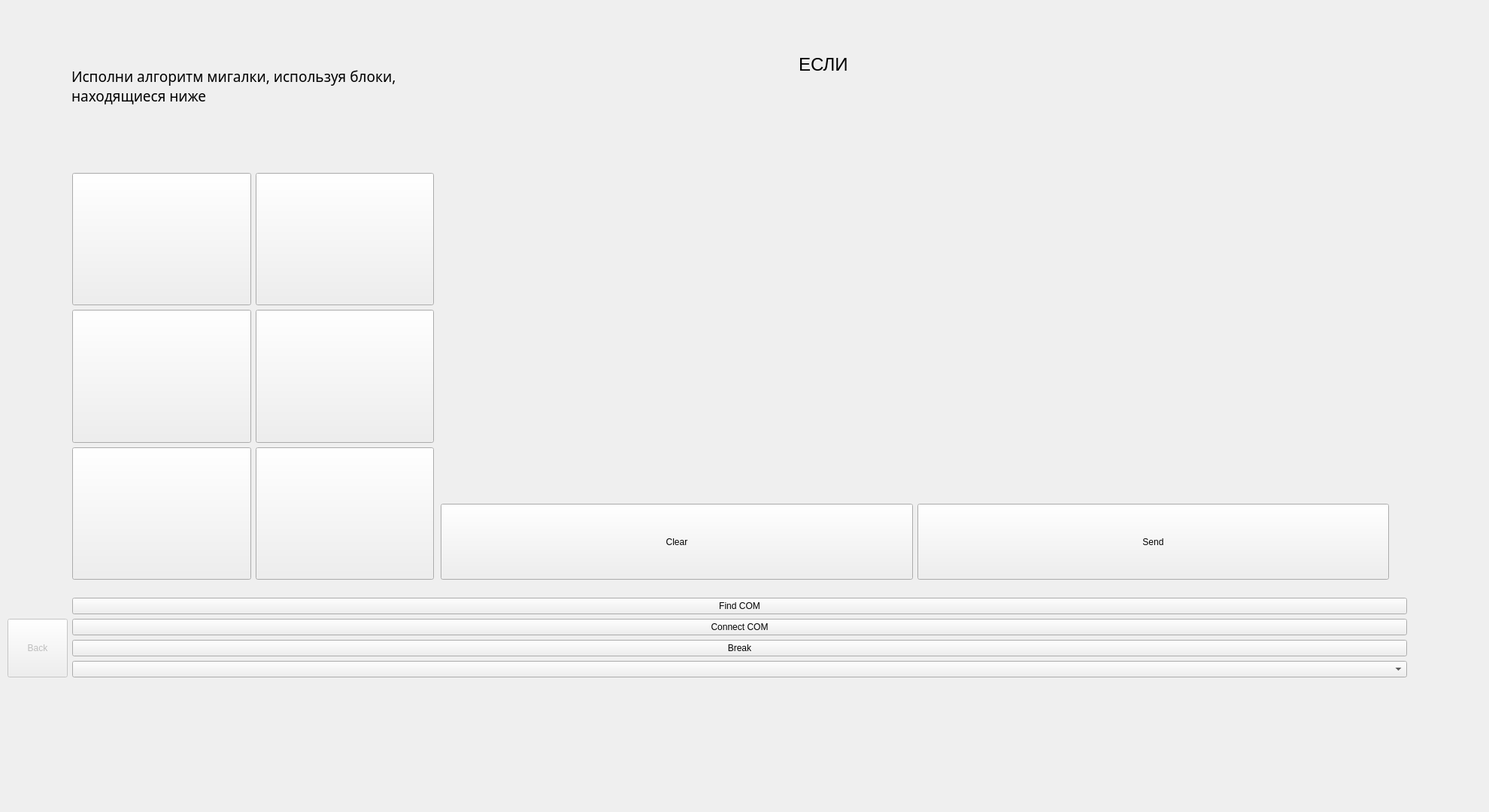
<?xml version="1.0" encoding="UTF-8"?>
<ui version="4.0">
 <class>Form</class>
 <widget class="QWidget" name="Form">
  <property name="windowModality">
   <enum>Qt::NonModal</enum>
  </property>
  <property name="geometry">
   <rect>
    <x>0</x>
    <y>0</y>
    <width>1980</width>
    <height>1080</height>
   </rect>
  </property>
  <property name="sizePolicy">
   <sizepolicy hsizetype="Expanding" vsizetype="Expanding">
    <horstretch>0</horstretch>
    <verstretch>0</verstretch>
   </sizepolicy>
  </property>
  <property name="windowTitle">
   <string>Form</string>
  </property>
  <widget class="QWidget" name="layoutWidget">
   <property name="geometry">
    <rect>
     <x>10</x>
     <y>10</y>
     <width>1861</width>
     <height>891</height>
    </rect>
   </property>
   <layout class="QGridLayout" name="gridLayout">
    <property name="sizeConstraint">
     <enum>QLayout::SetNoConstraint</enum>
    </property>
    <item row="2" column="1">
     <widget class="QPushButton" name="pushButton">
      <property name="sizePolicy">
       <sizepolicy hsizetype="Expanding" vsizetype="Fixed">
        <horstretch>0</horstretch>
        <verstretch>0</verstretch>
       </sizepolicy>
      </property>
      <property name="text">
       <string>Connect COM</string>
      </property>
     </widget>
    </item>
    <item row="3" column="1">
     <widget class="QPushButton" name="pushButton_2">
      <property name="sizePolicy">
       <sizepolicy hsizetype="Expanding" vsizetype="Fixed">
        <horstretch>0</horstretch>
        <verstretch>0</verstretch>
       </sizepolicy>
      </property>
      <property name="text">
       <string>Break</string>
      </property>
     </widget>
    </item>
    <item row="2" column="0" rowspan="3">
     <widget class="QPushButton" name="pushButton_3">
      <property name="enabled">
       <bool>false</bool>
      </property>
      <property name="sizePolicy">
       <sizepolicy hsizetype="Minimum" vsizetype="Preferred">
        <horstretch>0</horstretch>
        <verstretch>0</verstretch>
       </sizepolicy>
      </property>
      <property name="text">
       <string>Back</string>
      </property>
     </widget>
    </item>
    <item row="0" column="1">
     <widget class="QStackedWidget" name="stackedWidget">
      <property name="currentIndex">
       <number>2</number>
      </property>
      <widget class="QWidget" name="page">
       <widget class="QWidget" name="layoutWidget">
        <property name="geometry">
         <rect>
          <x>0</x>
          <y>0</y>
          <width>1861</width>
          <height>791</height>
         </rect>
        </property>
        <layout class="QGridLayout" name="gridLayout_2">
         <property name="sizeConstraint">
          <enum>QLayout::SetNoConstraint</enum>
         </property>
         <item row="0" column="0">
          <widget class="QPushButton" name="Task1">
           <property name="sizePolicy">
            <sizepolicy hsizetype="Minimum" vsizetype="Expanding">
             <horstretch>0</horstretch>
             <verstretch>0</verstretch>
            </sizepolicy>
           </property>
           <property name="font">
            <font>
             <pointsize>18</pointsize>
            </font>
           </property>
           <property name="text">
            <string>Task1</string>
           </property>
           <property name="iconSize">
            <size>
             <width>32</width>
             <height>32</height>
            </size>
           </property>
          </widget>
         </item>
         <item row="0" column="1">
          <widget class="QPushButton" name="Task2">
           <property name="sizePolicy">
            <sizepolicy hsizetype="Minimum" vsizetype="Expanding">
             <horstretch>0</horstretch>
             <verstretch>0</verstretch>
            </sizepolicy>
           </property>
           <property name="font">
            <font>
             <pointsize>18</pointsize>
            </font>
           </property>
           <property name="text">
            <string>Task2</string>
           </property>
          </widget>
         </item>
         <item row="0" column="2">
          <widget class="QPushButton" name="Task3">
           <property name="sizePolicy">
            <sizepolicy hsizetype="Minimum" vsizetype="Expanding">
             <horstretch>0</horstretch>
             <verstretch>0</verstretch>
            </sizepolicy>
           </property>
           <property name="font">
            <font>
             <pointsize>18</pointsize>
            </font>
           </property>
           <property name="text">
            <string>Task3</string>
           </property>
          </widget>
         </item>
         <item row="1" column="0">
          <widget class="QPushButton" name="Task4">
           <property name="sizePolicy">
            <sizepolicy hsizetype="Minimum" vsizetype="Expanding">
             <horstretch>0</horstretch>
             <verstretch>0</verstretch>
            </sizepolicy>
           </property>
           <property name="font">
            <font>
             <pointsize>18</pointsize>
            </font>
           </property>
           <property name="text">
            <string>Task4</string>
           </property>
          </widget>
         </item>
         <item row="1" column="1">
          <widget class="QPushButton" name="Task5">
           <property name="sizePolicy">
            <sizepolicy hsizetype="Minimum" vsizetype="Expanding">
             <horstretch>0</horstretch>
             <verstretch>0</verstretch>
            </sizepolicy>
           </property>
           <property name="font">
            <font>
             <pointsize>18</pointsize>
            </font>
           </property>
           <property name="text">
            <string>Task5</string>
           </property>
          </widget>
         </item>
         <item row="1" column="2">
          <widget class="QPushButton" name="Task6">
           <property name="sizePolicy">
            <sizepolicy hsizetype="Minimum" vsizetype="Expanding">
             <horstretch>0</horstretch>
             <verstretch>0</verstretch>
            </sizepolicy>
           </property>
           <property name="font">
            <font>
             <pointsize>18</pointsize>
            </font>
           </property>
           <property name="text">
            <string>Task6</string>
           </property>
          </widget>
         </item>
        </layout>
       </widget>
      </widget>
      <widget class="QWidget" name="page_2">
       <widget class="QWidget" name="formLayoutWidget">
        <property name="geometry">
         <rect>
          <x>10</x>
          <y>230</y>
          <width>481</width>
          <height>541</height>
         </rect>
        </property>
        <layout class="QGridLayout" name="gridLayout_3">
         <item row="0" column="0">
          <widget class="QPushButton" name="pushButton_9">
           <property name="sizePolicy">
            <sizepolicy hsizetype="Minimum" vsizetype="Expanding">
             <horstretch>0</horstretch>
             <verstretch>0</verstretch>
            </sizepolicy>
           </property>
           <property name="text">
            <string/>
           </property>
          </widget>
         </item>
         <item row="0" column="1">
          <widget class="QPushButton" name="pushButton_7">
           <property name="sizePolicy">
            <sizepolicy hsizetype="Minimum" vsizetype="Expanding">
             <horstretch>0</horstretch>
             <verstretch>0</verstretch>
            </sizepolicy>
           </property>
           <property name="text">
            <string/>
           </property>
          </widget>
         </item>
         <item row="1" column="0">
          <widget class="QPushButton" name="pushButton_8">
           <property name="sizePolicy">
            <sizepolicy hsizetype="Minimum" vsizetype="Expanding">
             <horstretch>0</horstretch>
             <verstretch>0</verstretch>
            </sizepolicy>
           </property>
           <property name="text">
            <string>PushButton</string>
           </property>
          </widget>
         </item>
         <item row="1" column="1">
          <widget class="QPushButton" name="pushButton_6">
           <property name="sizePolicy">
            <sizepolicy hsizetype="Minimum" vsizetype="Expanding">
             <horstretch>0</horstretch>
             <verstretch>0</verstretch>
            </sizepolicy>
           </property>
           <property name="text">
            <string/>
           </property>
          </widget>
         </item>
         <item row="2" column="0">
          <widget class="QPushButton" name="pushButton_4">
           <property name="sizePolicy">
            <sizepolicy hsizetype="Minimum" vsizetype="Expanding">
             <horstretch>0</horstretch>
             <verstretch>0</verstretch>
            </sizepolicy>
           </property>
           <property name="text">
            <string>PushButton</string>
           </property>
          </widget>
         </item>
         <item row="2" column="1">
          <widget class="QPushButton" name="pushButton_5">
           <property name="sizePolicy">
            <sizepolicy hsizetype="Minimum" vsizetype="Expanding">
             <horstretch>0</horstretch>
             <verstretch>0</verstretch>
            </sizepolicy>
           </property>
           <property name="text">
            <string>PushButton</string>
           </property>
          </widget>
         </item>
        </layout>
       </widget>
       <widget class="QWidget" name="formLayoutWidget_2">
        <property name="geometry">
         <rect>
          <x>9</x>
          <y>9</y>
          <width>481</width>
          <height>211</height>
         </rect>
        </property>
        <layout class="QFormLayout" name="formLayout_2">
         <item row="0" column="0">
          <widget class="QLabel" name="label">
           <property name="sizePolicy">
            <sizepolicy hsizetype="Expanding" vsizetype="Expanding">
             <horstretch>0</horstretch>
             <verstretch>0</verstretch>
            </sizepolicy>
           </property>
           <property name="font">
            <font>
             <family>MS Reference Sans Serif</family>
             <pointsize>14</pointsize>
            </font>
           </property>
           <property name="text">
            <string>Исполни алгоритм мигалки, используя блоки, 
находящиеся ниже</string>
           </property>
          </widget>
         </item>
        </layout>
       </widget>
       <widget class="QWidget" name="formLayoutWidget_4">
        <property name="geometry">
         <rect>
          <x>500</x>
          <y>670</y>
          <width>1261</width>
          <height>101</height>
         </rect>
        </property>
        <layout class="QGridLayout" name="gridLayout_4">
         <item row="0" column="1">
          <widget class="QPushButton" name="pushButton_10">
           <property name="sizePolicy">
            <sizepolicy hsizetype="Expanding" vsizetype="Expanding">
             <horstretch>0</horstretch>
             <verstretch>0</verstretch>
            </sizepolicy>
           </property>
           <property name="text">
            <string>Send</string>
           </property>
          </widget>
         </item>
         <item row="0" column="0">
          <widget class="QPushButton" name="pushButton_11">
           <property name="sizePolicy">
            <sizepolicy hsizetype="Expanding" vsizetype="Expanding">
             <horstretch>0</horstretch>
             <verstretch>0</verstretch>
            </sizepolicy>
           </property>
           <property name="text">
            <string>Clear</string>
           </property>
          </widget>
         </item>
        </layout>
       </widget>
       <widget class="QLabel" name="label_2">
        <property name="geometry">
         <rect>
          <x>1090</x>
          <y>40</y>
          <width>50</width>
          <height>100</height>
         </rect>
        </property>
        <property name="text">
         <string/>
        </property>
       </widget>
       <widget class="QLabel" name="label_3">
        <property name="geometry">
         <rect>
          <x>1070</x>
          <y>140</y>
          <width>103</width>
          <height>79</height>
         </rect>
        </property>
        <property name="text">
         <string/>
        </property>
        <property name="wordWrap">
         <bool>false</bool>
        </property>
       </widget>
       <widget class="QLabel" name="label_4">
        <property name="geometry">
         <rect>
          <x>1110</x>
          <y>220</y>
          <width>25</width>
          <height>50</height>
         </rect>
        </property>
        <property name="text">
         <string/>
        </property>
       </widget>
       <widget class="QLabel" name="label_5">
        <property name="geometry">
         <rect>
          <x>1070</x>
          <y>270</y>
          <width>103</width>
          <height>79</height>
         </rect>
        </property>
        <property name="text">
         <string/>
        </property>
       </widget>
       <widget class="QLabel" name="label_6">
        <property name="geometry">
         <rect>
          <x>1110</x>
          <y>350</y>
          <width>25</width>
          <height>50</height>
         </rect>
        </property>
        <property name="text">
         <string/>
        </property>
       </widget>
       <widget class="QLabel" name="label_7">
        <property name="geometry">
         <rect>
          <x>1070</x>
          <y>400</y>
          <width>103</width>
          <height>79</height>
         </rect>
        </property>
        <property name="text">
         <string/>
        </property>
       </widget>
       <widget class="QLabel" name="label_8">
        <property name="geometry">
         <rect>
          <x>1110</x>
          <y>480</y>
          <width>25</width>
          <height>50</height>
         </rect>
        </property>
        <property name="text">
         <string/>
        </property>
       </widget>
       <widget class="QLabel" name="label_9">
        <property name="geometry">
         <rect>
          <x>1070</x>
          <y>530</y>
          <width>103</width>
          <height>79</height>
         </rect>
        </property>
        <property name="text">
         <string/>
        </property>
       </widget>
      </widget>
      <widget class="QWidget" name="page_3">
       <widget class="QWidget" name="formLayoutWidget_3">
        <property name="geometry">
         <rect>
          <x>-1</x>
          <y>-1</y>
          <width>481</width>
          <height>211</height>
         </rect>
        </property>
        <layout class="QFormLayout" name="formLayout_3">
         <item row="0" column="0">
          <widget class="QLabel" name="label_10">
           <property name="sizePolicy">
            <sizepolicy hsizetype="Expanding" vsizetype="Expanding">
             <horstretch>0</horstretch>
             <verstretch>0</verstretch>
            </sizepolicy>
           </property>
           <property name="font">
            <font>
             <family>MS Reference Sans Serif</family>
             <pointsize>14</pointsize>
            </font>
           </property>
           <property name="text">
            <string>Исполни алгоритм мигалки, используя блоки, 
находящиеся ниже</string>
           </property>
          </widget>
         </item>
        </layout>
       </widget>
       <widget class="QWidget" name="formLayoutWidget_5">
        <property name="geometry">
         <rect>
          <x>490</x>
          <y>660</y>
          <width>1261</width>
          <height>101</height>
         </rect>
        </property>
        <layout class="QGridLayout" name="gridLayout_5">
         <item row="0" column="1">
          <widget class="QPushButton" name="pushButton_13">
           <property name="sizePolicy">
            <sizepolicy hsizetype="Expanding" vsizetype="Expanding">
             <horstretch>0</horstretch>
             <verstretch>0</verstretch>
            </sizepolicy>
           </property>
           <property name="text">
            <string>Send</string>
           </property>
          </widget>
         </item>
         <item row="0" column="0">
          <widget class="QPushButton" name="pushButton_14">
           <property name="sizePolicy">
            <sizepolicy hsizetype="Expanding" vsizetype="Expanding">
             <horstretch>0</horstretch>
             <verstretch>0</verstretch>
            </sizepolicy>
           </property>
           <property name="text">
            <string>Clear</string>
           </property>
          </widget>
         </item>
        </layout>
       </widget>
       <widget class="QWidget" name="formLayoutWidget_6">
        <property name="geometry">
         <rect>
          <x>0</x>
          <y>220</y>
          <width>481</width>
          <height>541</height>
         </rect>
        </property>
        <layout class="QGridLayout" name="gridLayout_6">
         <item row="0" column="0">
          <widget class="QPushButton" name="pushButton_15">
           <property name="sizePolicy">
            <sizepolicy hsizetype="Minimum" vsizetype="Expanding">
             <horstretch>0</horstretch>
             <verstretch>0</verstretch>
            </sizepolicy>
           </property>
           <property name="text">
            <string/>
           </property>
          </widget>
         </item>
         <item row="0" column="1">
          <widget class="QPushButton" name="pushButton_16">
           <property name="sizePolicy">
            <sizepolicy hsizetype="Minimum" vsizetype="Expanding">
             <horstretch>0</horstretch>
             <verstretch>0</verstretch>
            </sizepolicy>
           </property>
           <property name="text">
            <string/>
           </property>
          </widget>
         </item>
         <item row="1" column="0">
          <widget class="QPushButton" name="pushButton_17">
           <property name="sizePolicy">
            <sizepolicy hsizetype="Minimum" vsizetype="Expanding">
             <horstretch>0</horstretch>
             <verstretch>0</verstretch>
            </sizepolicy>
           </property>
           <property name="text">
            <string/>
           </property>
          </widget>
         </item>
         <item row="1" column="1">
          <widget class="QPushButton" name="pushButton_18">
           <property name="sizePolicy">
            <sizepolicy hsizetype="Minimum" vsizetype="Expanding">
             <horstretch>0</horstretch>
             <verstretch>0</verstretch>
            </sizepolicy>
           </property>
           <property name="text">
            <string/>
           </property>
          </widget>
         </item>
         <item row="2" column="0">
          <widget class="QPushButton" name="pushButton_19">
           <property name="sizePolicy">
            <sizepolicy hsizetype="Minimum" vsizetype="Expanding">
             <horstretch>0</horstretch>
             <verstretch>0</verstretch>
            </sizepolicy>
           </property>
           <property name="text">
            <string/>
           </property>
          </widget>
         </item>
         <item row="2" column="1">
          <widget class="QPushButton" name="pushButton_20">
           <property name="sizePolicy">
            <sizepolicy hsizetype="Minimum" vsizetype="Expanding">
             <horstretch>0</horstretch>
             <verstretch>0</verstretch>
            </sizepolicy>
           </property>
           <property name="text">
            <string/>
           </property>
          </widget>
         </item>
        </layout>
       </widget>
       <widget class="QLabel" name="label_11">
        <property name="geometry">
         <rect>
          <x>966</x>
          <y>60</y>
          <width>71</width>
          <height>31</height>
         </rect>
        </property>
        <property name="font">
         <font>
          <pointsize>18</pointsize>
         </font>
        </property>
        <property name="text">
         <string>ЕСЛИ</string>
        </property>
       </widget>
       <widget class="QLabel" name="label_12">
        <property name="geometry">
         <rect>
          <x>1040</x>
          <y>40</y>
          <width>75</width>
          <height>75</height>
         </rect>
        </property>
        <property name="text">
         <string/>
        </property>
       </widget>
       <widget class="QLabel" name="label_13">
        <property name="geometry">
         <rect>
          <x>1120</x>
          <y>40</y>
          <width>75</width>
          <height>75</height>
         </rect>
        </property>
        <property name="text">
         <string/>
        </property>
       </widget>
       <widget class="QLabel" name="label_14">
        <property name="geometry">
         <rect>
          <x>970</x>
          <y>100</y>
          <width>200</width>
          <height>100</height>
         </rect>
        </property>
        <property name="text">
         <string/>
        </property>
       </widget>
       <widget class="QLabel" name="label_15">
        <property name="geometry">
         <rect>
          <x>970</x>
          <y>210</y>
          <width>75</width>
          <height>75</height>
         </rect>
        </property>
        <property name="text">
         <string/>
        </property>
       </widget>
       <widget class="QLabel" name="label_16">
        <property name="geometry">
         <rect>
          <x>1100</x>
          <y>200</y>
          <width>75</width>
          <height>75</height>
         </rect>
        </property>
        <property name="text">
         <string/>
        </property>
       </widget>
       <widget class="QLabel" name="label_17">
        <property name="geometry">
         <rect>
          <x>970</x>
          <y>280</y>
          <width>200</width>
          <height>100</height>
         </rect>
        </property>
        <property name="text">
         <string/>
        </property>
       </widget>
      </widget>
     </widget>
    </item>
    <item row="4" column="1">
     <widget class="QComboBox" name="comBox">
      <property name="sizePolicy">
       <sizepolicy hsizetype="Expanding" vsizetype="Fixed">
        <horstretch>0</horstretch>
        <verstretch>0</verstretch>
       </sizepolicy>
      </property>
     </widget>
    </item>
    <item row="1" column="1">
     <widget class="QPushButton" name="pushButton_12">
      <property name="text">
       <string>Find COM</string>
      </property>
     </widget>
    </item>
   </layout>
  </widget>
 </widget>
 <resources/>
 <connections/>
</ui>
